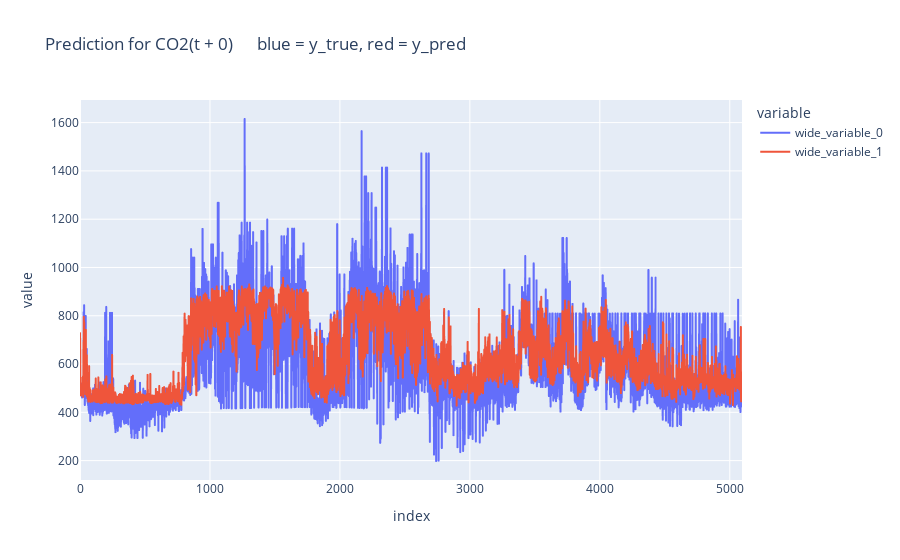
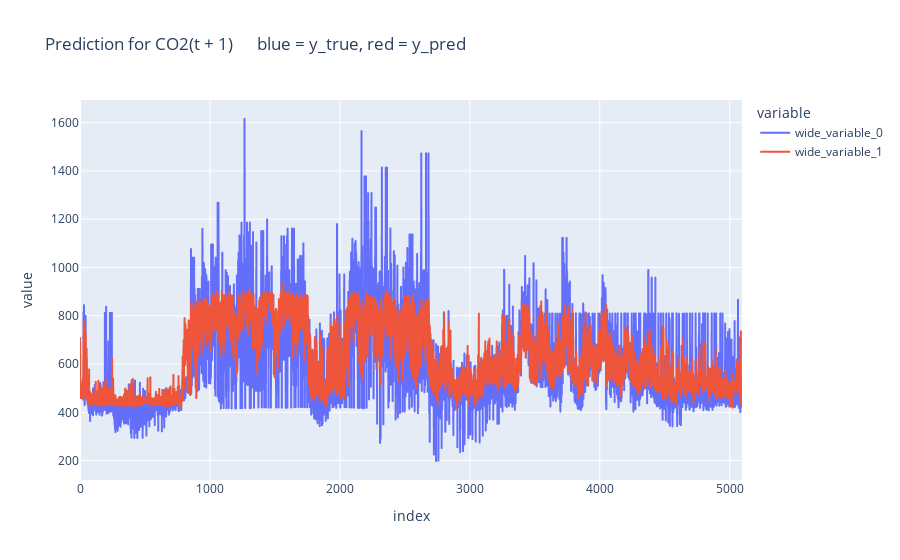

Notebook cell for these charts, in order:
### Code cell
pred = my_model.model.predict(fe.X_train)

for col in range(0, fe.y_train.shape[1]):
    print(f"t +", col)
    ev.evaluate(y_true = fe.y_train[:, col], y_pred = pred[:, col])

    pred_df = pd.DataFrame(pred[:, col], columns = [f"pred_CO2(t + {col})"])
    pred_df[f"CO2(t + {col})"] = fe.y_train[:, col]

    px.line(y = [fe.y_train[:, col], pred[:, col]], title = f"Prediction for CO2(t + {col})      blue = y_true, red = y_pred").show()

### Figure 1 — Plotly figure (JSON) as saved in the notebook; plotly's stock layout.template omitted (floating-point values rounded to 4 significant figures; data arrays with more than 128 entries replaced by an {"elided": "..."} marker saying what was removed)
{"data": [{"hovertemplate": "variable=wide_variable_0<br>index=%{x}<br>value=%{y}<extra></extra>", "legendgroup": "wide_variable_0", "line": {"color": "#636efa", "dash": "solid"}, "marker": {"symbol": "circle"}, "mode": "lines", "name": "wide_variable_0", "showlegend": true, "type": "scattergl", "x": {"elided": "5095 int values"}, "xaxis": "x", "y": {"elided": "5095 float values"}, "yaxis": "y"}, {"hovertemplate": "variable=wide_variable_1<br>index=%{x}<br>value=%{y}<extra></extra>", "legendgroup": "wide_variable_1", "line": {"color": "#EF553B", "dash": "solid"}, "marker": {"symbol": "circle"}, "mode": "lines", "name": "wide_variable_1", "showlegend": true, "type": "scattergl", "x": {"elided": "5095 int values"}, "xaxis": "x", "y": {"elided": "5095 float values"}, "yaxis": "y"}], "layout": {"legend": {"title": {"text": "variable"}, "tracegroupgap": 0}, "title": {"text": "Prediction for CO2(t + 0)      blue = y_true, red = y_pred"}, "xaxis": {"anchor": "y", "domain": [0, 1], "title": {"text": "index"}}, "yaxis": {"anchor": "x", "domain": [0, 1], "title": {"text": "value"}}}}

### Figure 2 — Plotly figure (JSON) as saved in the notebook; plotly's stock layout.template omitted (floating-point values rounded to 4 significant figures; data arrays with more than 128 entries replaced by an {"elided": "..."} marker saying what was removed)
{"data": [{"hovertemplate": "variable=wide_variable_0<br>index=%{x}<br>value=%{y}<extra></extra>", "legendgroup": "wide_variable_0", "line": {"color": "#636efa", "dash": "solid"}, "marker": {"symbol": "circle"}, "mode": "lines", "name": "wide_variable_0", "showlegend": true, "type": "scattergl", "x": {"elided": "5095 int values"}, "xaxis": "x", "y": {"elided": "5095 float values"}, "yaxis": "y"}, {"hovertemplate": "variable=wide_variable_1<br>index=%{x}<br>value=%{y}<extra></extra>", "legendgroup": "wide_variable_1", "line": {"color": "#EF553B", "dash": "solid"}, "marker": {"symbol": "circle"}, "mode": "lines", "name": "wide_variable_1", "showlegend": true, "type": "scattergl", "x": {"elided": "5095 int values"}, "xaxis": "x", "y": {"elided": "5095 float values"}, "yaxis": "y"}], "layout": {"legend": {"title": {"text": "variable"}, "tracegroupgap": 0}, "title": {"text": "Prediction for CO2(t + 1)      blue = y_true, red = y_pred"}, "xaxis": {"anchor": "y", "domain": [0, 1], "title": {"text": "index"}}, "yaxis": {"anchor": "x", "domain": [0, 1], "title": {"text": "value"}}}}
